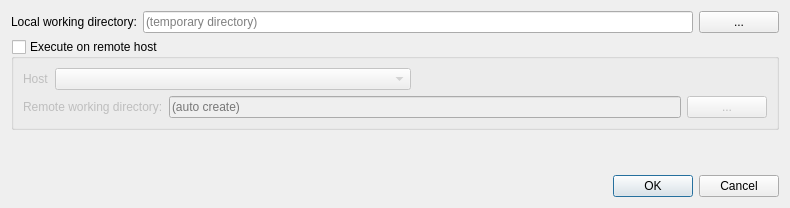
<?xml version="1.0" encoding="UTF-8"?>
<ui version="4.0">
 <class>QExecutionEnvironmentDialog</class>
 <widget class="QDialog" name="QExecutionEnvironmentDialog">
  <property name="geometry">
   <rect>
    <x>0</x>
    <y>0</y>
    <width>790</width>
    <height>208</height>
   </rect>
  </property>
  <property name="windowTitle">
   <string>Dialog</string>
  </property>
  <layout class="QVBoxLayout" name="verticalLayout_2">
   <item>
    <layout class="QHBoxLayout" name="horizontalLayout">
     <item>
      <widget class="QLabel" name="label">
       <property name="text">
        <string>Local working directory:</string>
       </property>
      </widget>
     </item>
     <item>
      <widget class="QLineEdit" name="leLocalWorkingDirectory">
       <property name="placeholderText">
        <string>(temporary directory)</string>
       </property>
       <property name="clearButtonEnabled">
        <bool>true</bool>
       </property>
      </widget>
     </item>
     <item>
      <widget class="QPushButton" name="btnSelectLocalWorkingDirectory">
       <property name="text">
        <string>...</string>
       </property>
      </widget>
     </item>
    </layout>
   </item>
   <item>
    <widget class="QGroupBox" name="gbPerformRemoteExecution">
     <property name="enabled">
      <bool>true</bool>
     </property>
     <property name="title">
      <string>Execute on remote host</string>
     </property>
     <property name="checkable">
      <bool>true</bool>
     </property>
     <property name="checked">
      <bool>false</bool>
     </property>
     <layout class="QVBoxLayout" name="verticalLayout">
      <item>
       <layout class="QHBoxLayout" name="horizontalLayout_3">
        <item>
         <widget class="QLabel" name="label_2">
          <property name="text">
           <string>Host</string>
          </property>
         </widget>
        </item>
        <item>
         <widget class="QComboBox" name="cbHost">
          <property name="sizePolicy">
           <sizepolicy hsizetype="Expanding" vsizetype="Fixed">
            <horstretch>0</horstretch>
            <verstretch>0</verstretch>
           </sizepolicy>
          </property>
         </widget>
        </item>
        <item>
         <spacer name="horizontalSpacer">
          <property name="orientation">
           <enum>Qt::Horizontal</enum>
          </property>
          <property name="sizeHint" stdset="0">
           <size>
            <width>40</width>
            <height>20</height>
           </size>
          </property>
         </spacer>
        </item>
       </layout>
      </item>
      <item>
       <layout class="QHBoxLayout" name="horizontalLayout_2">
        <item>
         <widget class="QLabel" name="label_3">
          <property name="text">
           <string>Remote working directory:</string>
          </property>
         </widget>
        </item>
        <item>
         <widget class="QLineEdit" name="leRemoteDirectory">
          <property name="placeholderText">
           <string>(auto create)</string>
          </property>
          <property name="clearButtonEnabled">
           <bool>true</bool>
          </property>
         </widget>
        </item>
        <item>
         <widget class="QPushButton" name="btnSelectRemoteDirectory">
          <property name="text">
           <string>...</string>
          </property>
         </widget>
        </item>
       </layout>
      </item>
     </layout>
    </widget>
   </item>
   <item>
    <spacer name="verticalSpacer">
     <property name="orientation">
      <enum>Qt::Vertical</enum>
     </property>
     <property name="sizeHint" stdset="0">
      <size>
       <width>20</width>
       <height>40</height>
      </size>
     </property>
    </spacer>
   </item>
   <item>
    <widget class="QDialogButtonBox" name="buttonBox">
     <property name="orientation">
      <enum>Qt::Horizontal</enum>
     </property>
     <property name="standardButtons">
      <set>QDialogButtonBox::Cancel|QDialogButtonBox::Ok</set>
     </property>
    </widget>
   </item>
  </layout>
 </widget>
 <resources/>
 <connections>
  <connection>
   <sender>buttonBox</sender>
   <signal>accepted()</signal>
   <receiver>QExecutionEnvironmentDialog</receiver>
   <slot>accept()</slot>
   <hints>
    <hint type="sourcelabel">
     <x>248</x>
     <y>254</y>
    </hint>
    <hint type="destinationlabel">
     <x>157</x>
     <y>274</y>
    </hint>
   </hints>
  </connection>
  <connection>
   <sender>buttonBox</sender>
   <signal>rejected()</signal>
   <receiver>QExecutionEnvironmentDialog</receiver>
   <slot>reject()</slot>
   <hints>
    <hint type="sourcelabel">
     <x>316</x>
     <y>260</y>
    </hint>
    <hint type="destinationlabel">
     <x>286</x>
     <y>274</y>
    </hint>
   </hints>
  </connection>
 </connections>
</ui>
